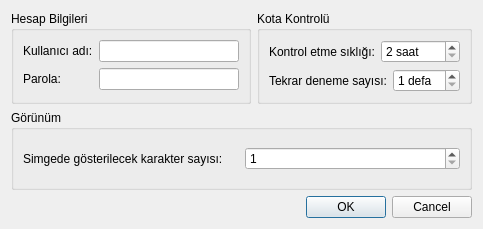
<ui version="4.0" >
 <class>Dialog</class>
 <widget class="QDialog" name="Dialog" >
  <property name="geometry" >
   <rect>
    <x>0</x>
    <y>0</y>
    <width>483</width>
    <height>229</height>
   </rect>
  </property>
  <property name="windowTitle" >
   <string>Ayarlar</string>
  </property>
  <layout class="QGridLayout" >
   <item row="0" column="0" >
    <widget class="QGroupBox" name="groupBox" >
     <property name="title" >
      <string>Hesap Bilgileri</string>
     </property>
     <layout class="QGridLayout" >
      <item row="0" column="0" >
       <widget class="QLabel" name="label" >
        <property name="toolTip" >
         <string>TTnet kullanıcı adınızı girin (sonuna @ttnet koymayın)</string>
        </property>
        <property name="text" >
         <string>Kullanıcı adı:</string>
        </property>
       </widget>
      </item>
      <item row="0" column="1" >
       <widget class="QLineEdit" name="username" />
      </item>
      <item row="1" column="0" >
       <widget class="QLabel" name="label_2" >
        <property name="toolTip" >
         <string>TTnet parolanızı girin</string>
        </property>
        <property name="text" >
         <string>Parola:</string>
        </property>
       </widget>
      </item>
      <item row="1" column="1" >
       <widget class="QLineEdit" name="password" >
        <property name="echoMode" >
         <enum>QLineEdit::Password</enum>
        </property>
       </widget>
      </item>
     </layout>
    </widget>
   </item>
   <item row="0" column="1" >
    <widget class="QGroupBox" name="groupBox_2" >
     <property name="title" >
      <string>Kota Kontrolü</string>
     </property>
     <layout class="QGridLayout" >
      <item row="0" column="0" >
       <widget class="QLabel" name="label_3" >
        <property name="toolTip" >
         <string>Kota bilgileriniz 6 saatte bir güncellenir. Bu yüzden kontrol etme sıklığının düşük olmasına gerek yoktur.</string>
        </property>
        <property name="text" >
         <string>Kontrol etme sıklığı:</string>
        </property>
       </widget>
      </item>
      <item row="0" column="1" colspan="2" >
       <widget class="QSpinBox" name="checkInterval" >
        <property name="suffix" >
         <string> saat</string>
        </property>
        <property name="minimum" >
         <number>2</number>
        </property>
        <property name="maximum" >
         <number>12</number>
        </property>
        <property name="singleStep" >
         <number>1</number>
        </property>
       </widget>
      </item>
      <item row="1" column="0" colspan="2" >
       <widget class="QLabel" name="label_5" >
        <property name="toolTip" >
         <string>Giriş başarısız olunca tekrar giriş yapılmaya çalışılır</string>
        </property>
        <property name="text" >
         <string>Tekrar deneme sayısı:</string>
        </property>
       </widget>
      </item>
      <item row="1" column="2" >
       <widget class="QSpinBox" name="retries" >
        <property name="suffix" >
         <string> defa</string>
        </property>
        <property name="minimum" >
         <number>1</number>
        </property>
        <property name="maximum" >
         <number>10</number>
        </property>
       </widget>
      </item>
     </layout>
    </widget>
   </item>
   <item row="1" column="0" colspan="2" >
    <widget class="QGroupBox" name="groupBox_3" >
     <property name="title" >
      <string>Görünüm</string>
     </property>
     <layout class="QGridLayout" >
      <item row="0" column="0" >
       <widget class="QLabel" name="label_4" >
        <property name="toolTip" >
         <string>Daha az karakter daha az ayrıntı demektir. Fakat simgede daha kolay görülür.</string>
        </property>
        <property name="text" >
         <string>Simgede gösterilecek karakter sayısı:</string>
        </property>
       </widget>
      </item>
      <item row="0" column="1" >
       <widget class="QSpinBox" name="chars" >
        <property name="minimum" >
         <number>1</number>
        </property>
        <property name="maximum" >
         <number>3</number>
        </property>
       </widget>
      </item>
     </layout>
    </widget>
   </item>
   <item row="2" column="0" colspan="2" >
    <widget class="QDialogButtonBox" name="buttonBox" >
     <property name="orientation" >
      <enum>Qt::Horizontal</enum>
     </property>
     <property name="standardButtons" >
      <set>QDialogButtonBox::Cancel|QDialogButtonBox::NoButton|QDialogButtonBox::Ok</set>
     </property>
    </widget>
   </item>
  </layout>
 </widget>
 <resources/>
 <connections>
  <connection>
   <sender>buttonBox</sender>
   <signal>accepted()</signal>
   <receiver>Dialog</receiver>
   <slot>accept()</slot>
   <hints>
    <hint type="sourcelabel" >
     <x>248</x>
     <y>254</y>
    </hint>
    <hint type="destinationlabel" >
     <x>157</x>
     <y>274</y>
    </hint>
   </hints>
  </connection>
  <connection>
   <sender>buttonBox</sender>
   <signal>rejected()</signal>
   <receiver>Dialog</receiver>
   <slot>reject()</slot>
   <hints>
    <hint type="sourcelabel" >
     <x>316</x>
     <y>260</y>
    </hint>
    <hint type="destinationlabel" >
     <x>286</x>
     <y>274</y>
    </hint>
   </hints>
  </connection>
 </connections>
</ui>
